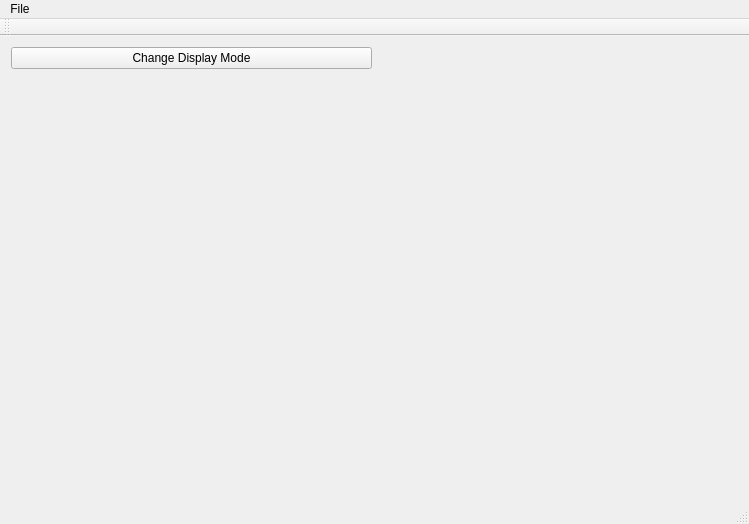
<?xml version="1.0" encoding="UTF-8"?>
<ui version="4.0">
 <class>App</class>
 <widget class="QMainWindow" name="App">
  <property name="geometry">
   <rect>
    <x>0</x>
    <y>0</y>
    <width>749</width>
    <height>524</height>
   </rect>
  </property>
  <property name="windowTitle">
   <string>App</string>
  </property>
  <widget class="QWidget" name="centralWidget">
   <layout class="QGridLayout" name="gridLayout">
    <item row="1" column="1">
     <widget class="QLabel" name="label0">
      <property name="text">
       <string/>
      </property>
     </widget>
    </item>
    <item row="1" column="0">
     <widget class="GLDisplay" name="glWidget" native="true"/>
    </item>
    <item row="0" column="0">
     <widget class="QPushButton" name="buttonDisplayMode">
      <property name="text">
       <string>Change Display Mode</string>
      </property>
     </widget>
    </item>
   </layout>
  </widget>
  <widget class="QMenuBar" name="menuBar">
   <property name="geometry">
    <rect>
     <x>0</x>
     <y>0</y>
     <width>749</width>
     <height>22</height>
    </rect>
   </property>
   <widget class="QMenu" name="menuQuit">
    <property name="title">
     <string>File</string>
    </property>
    <addaction name="actionNew"/>
    <addaction name="actionOpen"/>
    <addaction name="actionExit"/>
   </widget>
   <addaction name="menuQuit"/>
  </widget>
  <widget class="QToolBar" name="mainToolBar">
   <attribute name="toolBarArea">
    <enum>TopToolBarArea</enum>
   </attribute>
   <attribute name="toolBarBreak">
    <bool>false</bool>
   </attribute>
  </widget>
  <widget class="QStatusBar" name="statusBar"/>
  <action name="actionOpen">
   <property name="text">
    <string>Open Obj</string>
   </property>
  </action>
  <action name="actionExit">
   <property name="text">
    <string>Exit</string>
   </property>
  </action>
  <action name="actionNew">
   <property name="text">
    <string>New Terrain</string>
   </property>
  </action>
 </widget>
 <layoutdefault spacing="6" margin="11"/>
 <customwidgets>
  <customwidget>
   <class>GLDisplay</class>
   <extends>QWidget</extends>
   <header location="global">gldisplay.h</header>
   <container>1</container>
  </customwidget>
 </customwidgets>
 <resources/>
 <connections/>
</ui>
